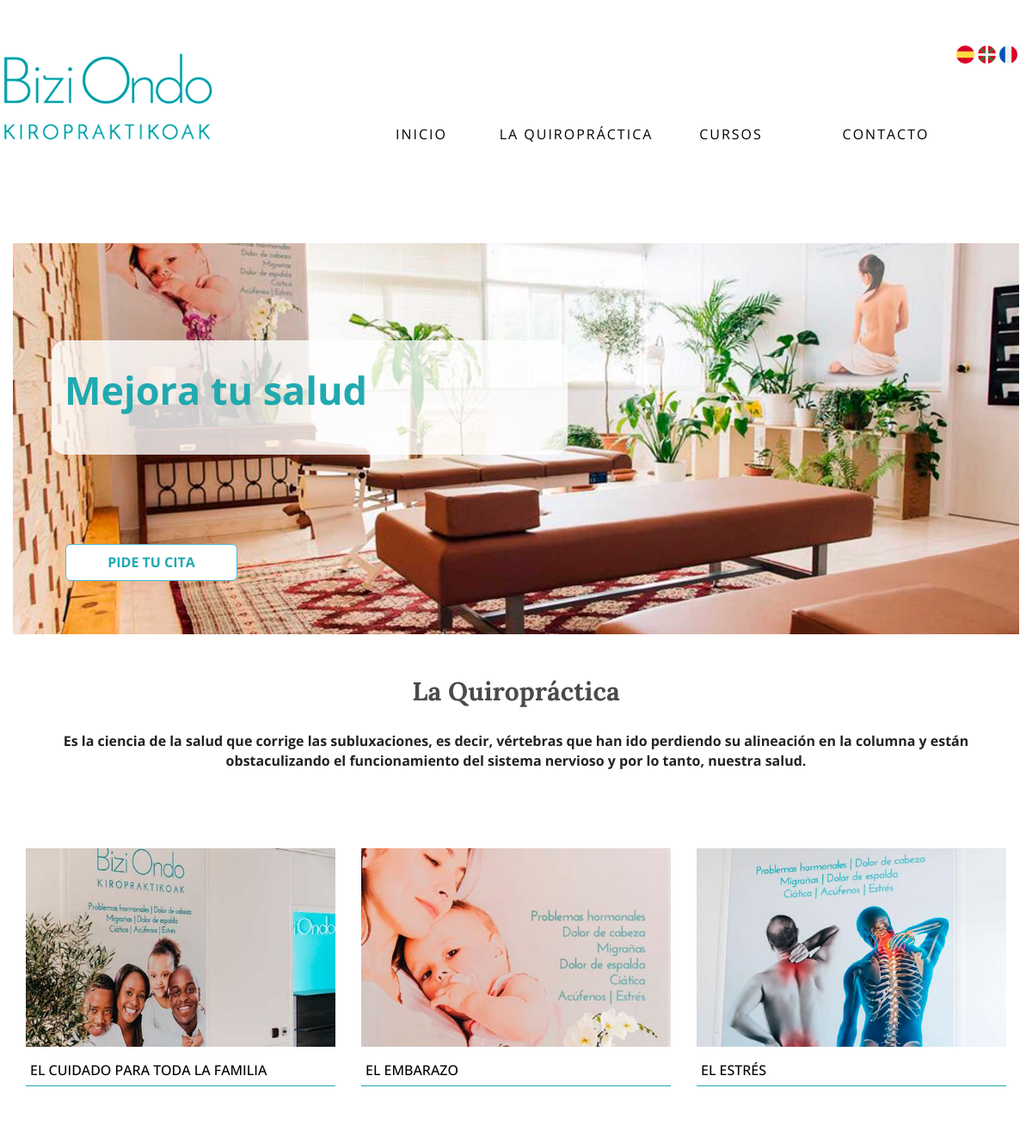
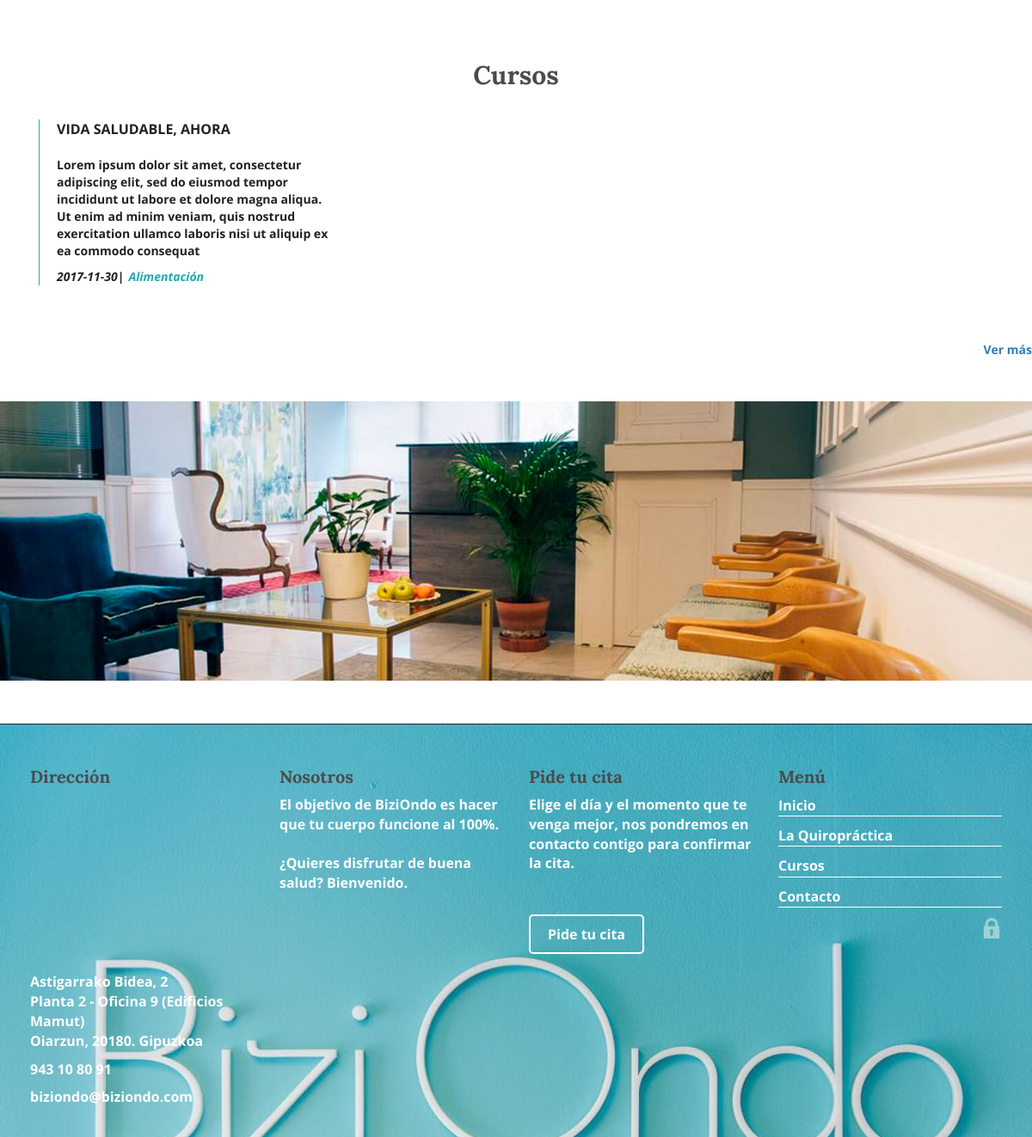
The page / on the database its author committed (2 pictures, top to bottom).
### tables this page shows
CREATE TABLE IF NOT EXISTS `cursos` (
  `id_cursos` int(11) NOT NULL AUTO_INCREMENT,
  `titulo_cursos` varchar(200) NOT NULL,
  `categoria` varchar(150) NOT NULL,
  `fecha_cursos` date NOT NULL,
  `descripcion` text NOT NULL,
  PRIMARY KEY (`id_cursos`)
);

### index.php (the view, shortened to what this page needs)
<?php session_start();
include("includes/conexiones.php");?>
<!doctype html>
<html>
<head>
<link href="animate.css" rel="stylesheet" type="text/css">
<link href="estilos.css" rel="stylesheet" type="text/css">
<link rel="stylesheet" type="text/css" href="css/bootstrap.min.css">
   <link rel="stylesheet" href="css/bootstrap.min.css" />
   <link rel="stylesheet" href="css/help-styles.css" />
   <link rel="stylesheet" href="css/prism.css" />
   <link rel="stylesheet" href="css/foxholder-styles.css" />
<link href="animate.css" rel="stylesheet" type="text/css">
</head>
<body>
<div id="container">
<header id="inicio">
<div id="idiomas">
	<a href="index.php"><img src="img/png/003-world.png" alt="español" title="español" width="20%"></a>
	<a href="index-eus.php"><img src="img/png/002-flag.png" alt="euskera" title="euskera" width="20%"></a>
	<a href="index-fr.php"><img src="img/png/001-world-1.png" alt="frances" title="frances" width="20%"></a>
</div>
	<a href="index.php"><img src="img/logo.png" title="logo" alt="logo" class="logo"></a>
  <nav>
	<?php
	include("includes/menu.php");
?>
</nav>
</header>
<div id="img1" class="image1" >
	<img src="img/cabecera.jpg" width="100%" alt="cabecera" title="cabecera" class="col-lg-12 col-md-12 col-xs-12">
	<h1 class="animated fadeInUp col-lg-6" >Mejora tu salud</h2>
	<a href="#" class="btn btn-info btn-lg col-lg-2" data-toggle="modal" data-target="#myModal">PIDE TU CITA</a>
<div class="modal fade" id="myModal" role="dialog">
    <div class="modal-dialog">
      <div class="modal-content">
        <div class="modal-body">
       <div class="row">
 <div class="col-lg-8 col-lg-offset-2 col-md-8 col-md-offset-2 col-sm-8 col-sm-offset-2 col-xs-10 col-xs-offset-1">
            <div class="form-container-3">
              <form method="post" action="admin-cita-insertar.php" name="contacto" id="contacto">
			 	<strong><select name="horario" placeholder="Horario" class="select" id="horario"></strong>
              </form>
            </div>
      </div>
	</div>
        </div>
      </div>
   </div>
</div>
</div>
<article id="quiropractica">
	<div class="titulo">
		<h2 style="margin-top: 50px;">La Quiropráctica</h2>
	</div>
	<div class="txt col-lg-12 col-md-12 col-xs-12">
		<p>Es la ciencia de la salud que corrige las subluxaciones, es decir, vértebras que han ido perdiendo su alineación en la columna y están obstaculizando el funcionamiento del sistema nervioso y por lo tanto, nuestra salud.</p>
	</div>
<div id="tipos" class="col-lg-12 col-md-12- col-xs-12">
	<div class="col col-lg-4 col-md-12 col-xs-12">
		<a href="quiro.php">
			<img src="img/hands-2545757_1920.jpg" width="100%" title="familia" alt="familia">
			<h3 class="subtutilos"> EL CUIDADO PARA TODA LA FAMILIA </h3>
			</a>
	</div>
		<div class="col col-lg-4 col-md-12 col-xs-12">
		<a href="quiro.php">
			<img src="img/pregnant-1245703_1920.jpg" width="100%" title="embarazo" alt="embarazo">
			<h3 class="subtutilos">EL EMBARAZO</h3>
			</a>
		</div>
		<div class="col col-lg-4 col-md-12 col-xs-12">
		<a href="quiro.php">
			<img src="img/tied-up-1792237_1920.jpg" width="100%" title="estres" alt="estres">
			<h3 class="subtutilos">EL ESTRÉS</h3>
			</a>
		</div>
</div>
</article>
<section id="cursos">
	<article>
	<h2 class="titulo">Cursos</h2>
	<?php
			$sql="SELECT * FROM cursos";
		   	$resultado=$con->query($sql);
		   	while ($fila=mysqli_fetch_array($resultado)){
		?>
		<div class="colcurso col-lg-4 col-md-12 col-xs-12">
			<div class="curso">
				<p class="txtcurso"><?php echo $fila ["titulo_cursos"];?></p>
				<p class="txtcurso2"><?php echo $fila ["descripcion"];?></p>
				<div>
					<p class="fecha"><?php echo $fila ["fecha_cursos"];?>| </p>
					<p class="tipo"><?php echo $fila ["categoria"];?></p>
				</div>
			</div>
		</div>
		    <?php } ?>
		</article>
		<a href="cursos.php" class="mas">Ver más</a>
</section>
<img src="img/fotos-index.jpg" alt="quiro" title="quiro" width="100%">
</div>
<footer id="pie">
<?php
include("includes/footer.php");
?>
</footer>
</body>
</html>

### includes/menu.php (shortened to what this page needs)
<nav id="menu">
<ul id="menuresponsive">
               <li><a href="index.php">INICIO</a></li>
               <li><a href="quiro.php">LA QUIROPRÁCTICA</a></li>
               <li><a href="cursos.php">CURSOS</a></li>
               <li><a href="contacto.php">CONTACTO</a></li>
</ul>
</nav>

### includes/footer.php (shortened to what this page needs)
<div id="container2">
<div class="colpie col-lg-3 col-md-12 col-xs-12">
		<h2 class="titulo2">Dirección</h2>
		<iframe src="https://www.google.com/maps/embed?pb=!1m18!1m12!1m3!1d2903.5862489788183!2d-1.885279785083742!3d43.30198568308924!2m3!1f0!2f0!3f0!3m2!1i1024!2i768!4f13.1!3m3!1m2!1s0xd51a890fffa1155%3A0x1a47b9511d135165!2sAstigarrako+Bidea%2C+2%2C+20180%2C+Gipuzkoa!5e0!3m2!1ses!2ses!4v1526142157658" width="250" height="200" frameborder="0" style="border:0" allowfullscreen></iframe><br>
		<p class="txtpie">Astigarrako Bidea, 2<br>Planta 2 - Oficina 9 (Edificios Mamut) <br>Oiarzun, 20180. Gipuzkoa</p>
		<p class="txtpie">943 10 80 91</p>
		<p class="txtpie">biziondo@biziondo.com</p>
</div>
<div class="colpie col-lg-3 col-md-12 col-xs-12">
		<h2 class="titulo2">Nosotros</h2>
		<p class="txtpie">El objetivo de BiziOndo es hacer que tu cuerpo funcione al 100%.<br><br> ¿Quieres disfrutar de buena salud? <strong>Bienvenido.</strong></p>
</div>
<div class="colpie col-lg-3 col-md-12 col-xs-12">
		<h2 class="titulo2">Pide tu cita</h2>
		<p class="txtpie">Elige el día y el momento que te venga mejor, nos pondremos en contacto contigo para confirmar la cita.</p><br><br><a href="#" class="boton" data-toggle="modal" data-target="#myModal"> Pide tu cita</a>
</div>
<div class="colpie col-lg-3 col-md-12 col-xs-12">
		<h2 class="titulo2">Menú</h2>
		<a href="index.php" class="enlace">Inicio</a>
				<div class="linea2"></div>
		<a href="quiro.php" class="enlace">La Quiropráctica</a>
				<div class="linea2"></div>
		<a href="cursos.php" class="enlace">Cursos</a>
				<div class="linea2"></div>
		<a href="contacto.php" class="enlace">Contacto</a>
				<div class="linea2"></div>
				<a href="formulario.php" class="admin"><img src="img/locked-padlock.png" alt="admin" title="admin"></a>
</div>
</div>

### estilos.css (style rules this page uses)
* { margin: 0px; padding: 0px; -webkit-box-sizing: border-box; -moz-box-sizing: border-box; box-sizing: border-box; }
html { background-color: #FDFFFF; }
header { margin-left: auto; margin-right: auto; text-align: center; overflow: auto; }
#idiomas { float: right; }
.logo { float: left; margin-bottom: -30px; }
#menu { width:100%; }
#menuresponsive { list-style-type:none; width:800px; overflow: auto; float: right; clear: both; }
#menuresponsive li a { width: 180px; display: block; float: left; font-family: 'Open Sans', sans-serif; font-size: 16px; letter-spacing: 2px; color: rgba(0,0,0,1.00); text-align: center; margin-bottom: 105px; }
.image1 { position:relative; clear: both; height: 100%; }
.image1 h1 { top: 93px; position: absolute; left: 60px; color: #21a9b0; font-weight: bold; font-family: 'Open Sans', sans-serif; font-size: 45px; line-height: 60px; padding-top: 28px; padding-bottom: 45px; background: rgba(255,255,255,0.8); border-radius: 16px; }
.image1 a { position: absolute; top: 350px; left: 76px; font-weight: bold; background-color: rgba(255,255,255,1); text-decoration: none; font-family: 'Open Sans', sans-serif; font-size: 16px; color: #21a9b0; padding: 10px; padding-left: 30px; padding-right: 30px; border-radius: 20; }
#container { max-width: 1200px; margin-left:auto; margin-right:auto; overflow:auto; }
#quiropractica { margin-bottom: 50px; clear: both; overflow: auto; }
.titulo { font-family: 'Lora'; font-size: 30px; color:rgba(75,75,75,1.00); margin-bottom: 20px; margin-left: auto; margin-right: auto; text-align: center; }
.txt { font-family: 'Open Sans', sans-serif; font-size: 16px; margin-top: 10px; width: 50%; text-align: center; margin-left: auto; margin-right: auto; }
#tipos { overflow: auto; margin-top: 70px; margin-bottom: 60px; }
.col { width: 33%; padding: 10px; position: relative; }
.subtutilos { color:rgba(0,0,0,1.00); font-size: 16px; font-family: 'Open Sans', sans-serif; line-height: 25px; border-bottom: #21a9b0 1px solid; padding: 5px; margin-top: 10px; }
.curso { margin-left: 30px; margin-bottom: 50px; border-left: thin solid #21a9b0; padding-left: 20px; }
.fecha { font-size: 14px; font-family: 'Open Sans', sans-serif; float: left; margin-right: 5px; font-style: italic; }
.tipo { font-size: 14px; font-family: 'Open Sans', sans-serif; color: #21a9b0; font-style: italic; }
.txtcurso { font-size: 16px; font-family: 'Open Sans', sans-serif; }
#cursos { margin-bottom: 50px; clear: both; overflow: auto; }
.colcurso { width: 30%; float: left; padding: 15px; margin-left: 25px; }
.txtcurso2 { font-size: 14px; font-family: 'Open Sans', sans-serif; margin-top: 20px; }
.mas { clear: both; float: right; font-size: 14px; font-family: 'Open Sans', sans-serif; text-decoration: none; }
#contacto { overflow: auto; clear: both; }
#pie { background-image: url("img/fotos buenas/WhatsApp Image 2018-05-11 at 17.03.44.jpeg"); background-repeat: no-repeat; background-size: cover; overflow: auto; padding-bottom: 25px; }
#container2 { max-width: 1200px; margin-left:auto; margin-right:auto; }
.colpie { padding-left: 20px; padding-right: 20px; }
.titulo2 { font-family: 'Lora'; font-size: 20px; margin-top: 30px; color:rgba(75,75,75,1.00); }
.txtpie { font-family: 'Open Sans', sans-serif; font-size: 16px; color: rgba(255,255,255,1.00); }
.boton { border: 2px solid rgba(255,255,255,1.00); text-decoration: none; font-family: 'Open Sans', sans-serif; font-size: 16px; color: rgba(255,255,255,1.00); padding: 10px; padding-left: 20px; padding-right: 20px; border-radius: 5px; margin-top: 50px; }
.enlace { font-family: 'Open Sans', sans-serif; font-size: 16px; color: rgba(255,255,255,1.00); text-decoration: none; }
.linea2 { border-bottom: 1px solid rgba(255,255,255,1.00); margin-bottom: 10px; }
.admin { float: right; }
.fecha { font-size: 14px; font-family: 'Open Sans', sans-serif; float: left; margin-right: 5px; }
.tipo { font-size: 14px; font-family: 'Open Sans', sans-serif; color: #21a9b0; }
.colcurso { width: 45%; float: left; padding: 15px; margin-left: 0px; }
#pie { background-color: #21a9b0; overflow: auto; padding-bottom: 25px; }
#container2 { max-width: 100%; margin-left:20px; margin-right:20px; }
.colpie { width: 100%; padding-left: 20px; padding-right: 20px; }

### css/foxholder-styles.css (style rules this page uses)
* { -webkit-box-sizing: border-box; -moz-box-sizing: border-box; box-sizing: border-box; }

### rows shown on the page
cursos: titulo_cursos "VIDA SALUDABLE, AHORA", descripcion "Lorem ipsum dolor sit amet, consectetur adipiscing elit, sed do eiusmod tempor incididunt ut labore et dolore magna aliqua. Ut enim ad minim veniam, quis nostrud exercitation ullamco laboris nisi ut aliquip ex ea commodo consequat", fecha_cursos "2017-11-30", categoria "Alimentación"
